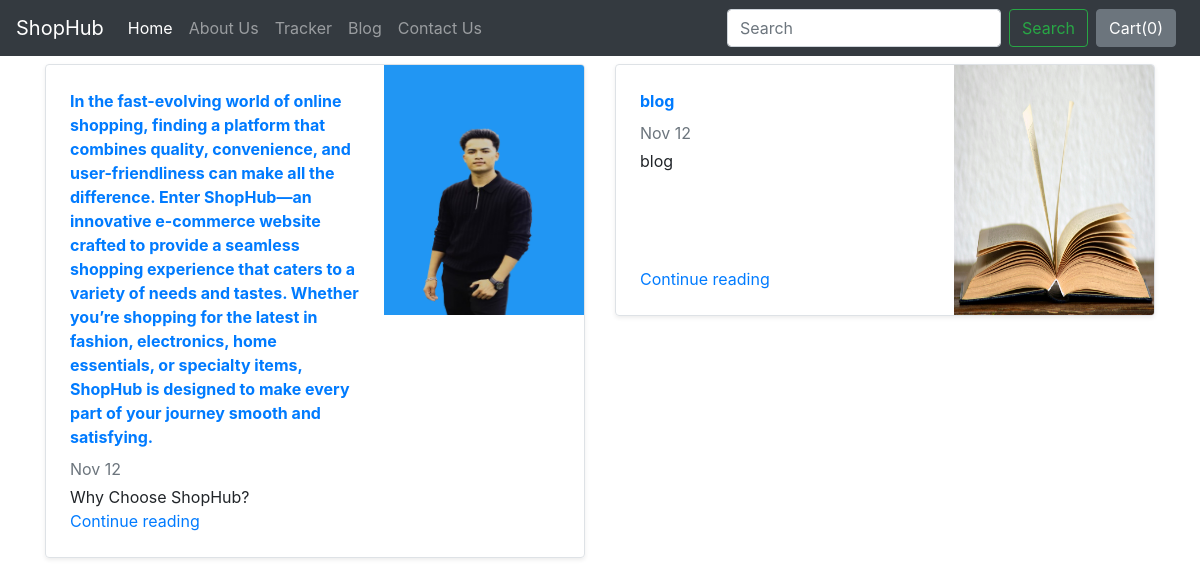
Screenshot of /blog/ with the database file from the repository.
### blog/models.py (models this page shows)
class Blogpost(models.Model):
    post_id = models.AutoField(primary_key= True)
    tilte = models.CharField(max_length=50)
    head0 = models.CharField(max_length=500, default="")
    chead0 = models.CharField(max_length=5000, default="")
    head1 = models.CharField(max_length=500, default="")
    chead1 = models.CharField(max_length=5000, default="")
    head2 = models.CharField(max_length=500, default="")
    chead2 = models.CharField(max_length=5000, default="")
    pub_date = models.DateField()
    post_by=models.CharField(max_length=100, default="")
    thumbnail = models.ImageField(upload_to='shop/images', default="")
    def __str__(self):
        return self.tilte

### blog/views.py (the view)
# urls.py: path("", views.index, name="blogHome"),
def index(request):
    myposts = Blogpost.objects.all()
    print(myposts)
    return render(request, 'blog/index.html', {'myposts':myposts})

### blog/templates/blog/index.html (shortened to what this page needs)
{% extends 'blog/basic.html' %}
{% block body %}
<div class="container">
<div class="row my-2">
    {% for item in myposts %}
        <div class="col-md-6">
            <div
                class="row no-gutters border rounded overflow-hidden flex-md-row mb-4 shadow-sm h-md-250 position-relative">
                <div class="col p-4 d-flex flex-column position-static">
                    <strong class="d-inline-block mb-2 text-primary">{{item.head0}}</strong>
                    <div class="mb-1 text-muted">Nov 12</div>
                    <p class="card-text mb-auto">{{item.head1}}</p>
                    <a href="blogpost/{{item.post_id}}" class="stretched-link">Continue reading</a>
                </div>
                <div class="col-auto d-none d-lg-block">
                    <img src="/media/{{item.thumbnail}}" class="bd-placeholder-img" width="200" height="250"
                        aria-label="Placeholder: Thumbnail"/>
                </div>
            </div>
        </div>
{% if forloop.counter|divisibleby:2 %}
    </div><div class="row my-2">
    {% endif %}
    {% endfor %}
</div>
{% endblock %}

### blog/templates/blog/basic.html (shortened to what this page needs)
<!doctype html>
<html lang="en">
  <head>
    <link rel="stylesheet" href="https://stackpath.bootstrapcdn.com/bootstrap/4.2.1/css/bootstrap.min.css">
  </head>
  <body>
    <nav class="navbar navbar-expand-lg navbar-dark bg-dark">
  <a class="navbar-brand" href="/shop">ShopHub</a>
  <div class="collapse navbar-collapse" id="navbarSupportedContent">
    <ul class="navbar-nav mr-auto">
      <li class="nav-item active">
        <a class="nav-link" href="/shop">Home <span class="sr-only">(current)</span></a>
      </li>
      <li class="nav-item">
        <a class="nav-link" href="/shop/about">About Us</a>
      </li>
      <li class="nav-item">
        <a class="nav-link" href="/shop/tracker">Tracker</a>
      </li>
      <li class="nav-item">
        <a class="nav-link" href="/blog">Blog</a>
      </li>
      <li class="nav-item">
        <a class="nav-link" href="/shop/contact">Contact Us</a>
      </li>
    </ul>
    <form class="form-inline my-2 my-lg-0">
      <input class="form-control mr-sm-2" type="search" placeholder="Search" aria-label="Search">
      <button class="btn btn-outline-success my-2 my-sm-0" type="submit">Search</button>
    </form>
    <button type="button" class="btn btn-secondary mx-2" id="popcart" data-container="body" data-toggle="popover" data-placement="bottom" data-html="true" data-content="Vivamus
sagittis lacus vel augue laoreet rutrum faucibus.">
  Cart(<span id="cart">0</span>)
</button>
  </div>
</nav>
  {% block body %} {% endblock %}
  </body>
</html>

### rows the page displays
Blogpost: head0 "In the fast-evolving world of online shopping, finding a platform that combines quality, convenience, and user-friendliness can make all the difference. Enter ShopHub—an innovative e-commerce website crafted to provide a seamless shopping experience that caters to a variety of needs and tastes. Whether you’re shopping for the latest in fashion, electronics, home essentials, or specialty items, ShopHub is designed to make every part of your journey smooth and satisfying.", head1 "Why Choose ShopHub?", thumbnail (picture)
Blogpost: head0 "blog", head1 "blog", thumbnail (picture)
